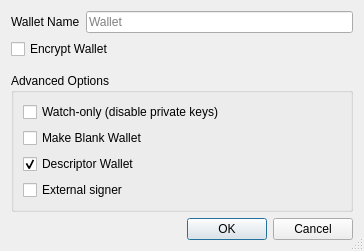
<?xml version="1.0" encoding="UTF-8"?>
<ui version="4.0">
 <class>CreateWalletDialog</class>
 <widget class="QDialog" name="CreateWalletDialog">
  <property name="geometry">
   <rect>
    <x>0</x>
    <y>0</y>
    <width>364</width>
    <height>249</height>
   </rect>
  </property>
  <property name="windowTitle">
   <string>Create Wallet</string>
  </property>
  <property name="sizeGripEnabled">
   <bool>true</bool>
  </property>
  <layout class="QVBoxLayout" name="verticalLayout">
   <item>
    <layout class="QHBoxLayout" name="horizontalLayout">
     <item>
      <widget class="QLabel" name="wallet_name_label">
       <property name="text">
        <string>Wallet Name</string>
       </property>
      </widget>
     </item>
     <item>
      <widget class="QLineEdit" name="wallet_name_line_edit">
       <property name="minimumSize">
        <size>
         <width>262</width>
         <height>0</height>
        </size>
       </property>
       <property name="placeholderText">
        <string>Wallet</string>
       </property>
      </widget>
     </item>
    </layout>
   </item>
   <item>
    <widget class="QCheckBox" name="encrypt_wallet_checkbox">
     <property name="toolTip">
      <string>Encrypt the wallet. The wallet will be encrypted with a passphrase of your choice.</string>
     </property>
     <property name="text">
      <string>Encrypt Wallet</string>
     </property>
     <property name="checked">
      <bool>false</bool>
     </property>
    </widget>
   </item>
   <item>
    <spacer name="verticalSpacer_1">
     <property name="orientation">
      <enum>Qt::Vertical</enum>
     </property>
     <property name="sizeType">
      <enum>QSizePolicy::Fixed</enum>
     </property>
     <property name="sizeHint" stdset="0">
      <size>
       <width>20</width>
       <height>8</height>
      </size>
     </property>
    </spacer>
   </item>
   <item>
    <widget class="QGroupBox" name="groupBox">
     <property name="title">
      <string>Advanced Options</string>
     </property>
     <layout class="QVBoxLayout" name="verticalLayout_groupbox">
      <item>
       <widget class="QCheckBox" name="disable_privkeys_checkbox">
        <property name="enabled">
         <bool>true</bool>
        </property>
        <property name="toolTip">
         <string>Create a watch-only / cold-storage online wallet. No private keys are stored; import public descriptors to monitor ORU and RES balances.</string>
        </property>
        <property name="text">
         <string>Watch-only (disable private keys)</string>
        </property>
       </widget>
      </item>
      <item>
       <widget class="QCheckBox" name="blank_wallet_checkbox">
        <property name="toolTip">
         <string>Make a blank wallet. Blank wallets do not initially have private keys or scripts. Private keys and addresses can be imported, or an HD seed can be set, at a later time.</string>
        </property>
        <property name="text">
         <string>Make Blank Wallet</string>
        </property>
       </widget>
      </item>
      <item>
       <widget class="QCheckBox" name="descriptor_checkbox">
        <property name="toolTip">
         <string>Use descriptors for scriptPubKey management</string>
        </property>
        <property name="text">
         <string>Descriptor Wallet</string>
        </property>
        <property name="checked">
         <bool>true</bool>
        </property>
       </widget>
      </item>
      <item>
       <widget class="QCheckBox" name="external_signer_checkbox">
        <property name="toolTip">
         <string>Use an external signing device such as a hardware wallet. Configure the external signer script in wallet preferences first.</string>
        </property>
        <property name="text">
         <string>External signer</string>
        </property>
       </widget>
      </item>
     </layout>
    </widget>
   </item>
   <item>
    <spacer name="verticalSpacer_2">
     <property name="orientation">
      <enum>Qt::Vertical</enum>
     </property>
     <property name="sizeHint" stdset="0">
      <size>
       <width>20</width>
       <height>0</height>
      </size>
     </property>
    </spacer>
   </item>
   <item>
    <widget class="QDialogButtonBox" name="buttonBox">
     <property name="orientation">
      <enum>Qt::Horizontal</enum>
     </property>
     <property name="standardButtons">
      <set>QDialogButtonBox::Cancel|QDialogButtonBox::Ok</set>
     </property>
    </widget>
   </item>
  </layout>
 </widget>
 <tabstops>
  <tabstop>wallet_name_line_edit</tabstop>
  <tabstop>encrypt_wallet_checkbox</tabstop>
  <tabstop>disable_privkeys_checkbox</tabstop>
  <tabstop>blank_wallet_checkbox</tabstop>
  <tabstop>descriptor_checkbox</tabstop>
  <tabstop>external_signer_checkbox</tabstop>
 </tabstops>
 <resources/>
 <connections>
  <connection>
   <sender>buttonBox</sender>
   <signal>accepted()</signal>
   <receiver>CreateWalletDialog</receiver>
   <slot>accept()</slot>
   <hints>
    <hint type="sourcelabel">
     <x>248</x>
     <y>254</y>
    </hint>
    <hint type="destinationlabel">
     <x>157</x>
     <y>274</y>
    </hint>
   </hints>
  </connection>
  <connection>
   <sender>buttonBox</sender>
   <signal>rejected()</signal>
   <receiver>CreateWalletDialog</receiver>
   <slot>reject()</slot>
   <hints>
    <hint type="sourcelabel">
     <x>316</x>
     <y>260</y>
    </hint>
    <hint type="destinationlabel">
     <x>286</x>
     <y>274</y>
    </hint>
   </hints>
  </connection>
 </connections>
</ui>
